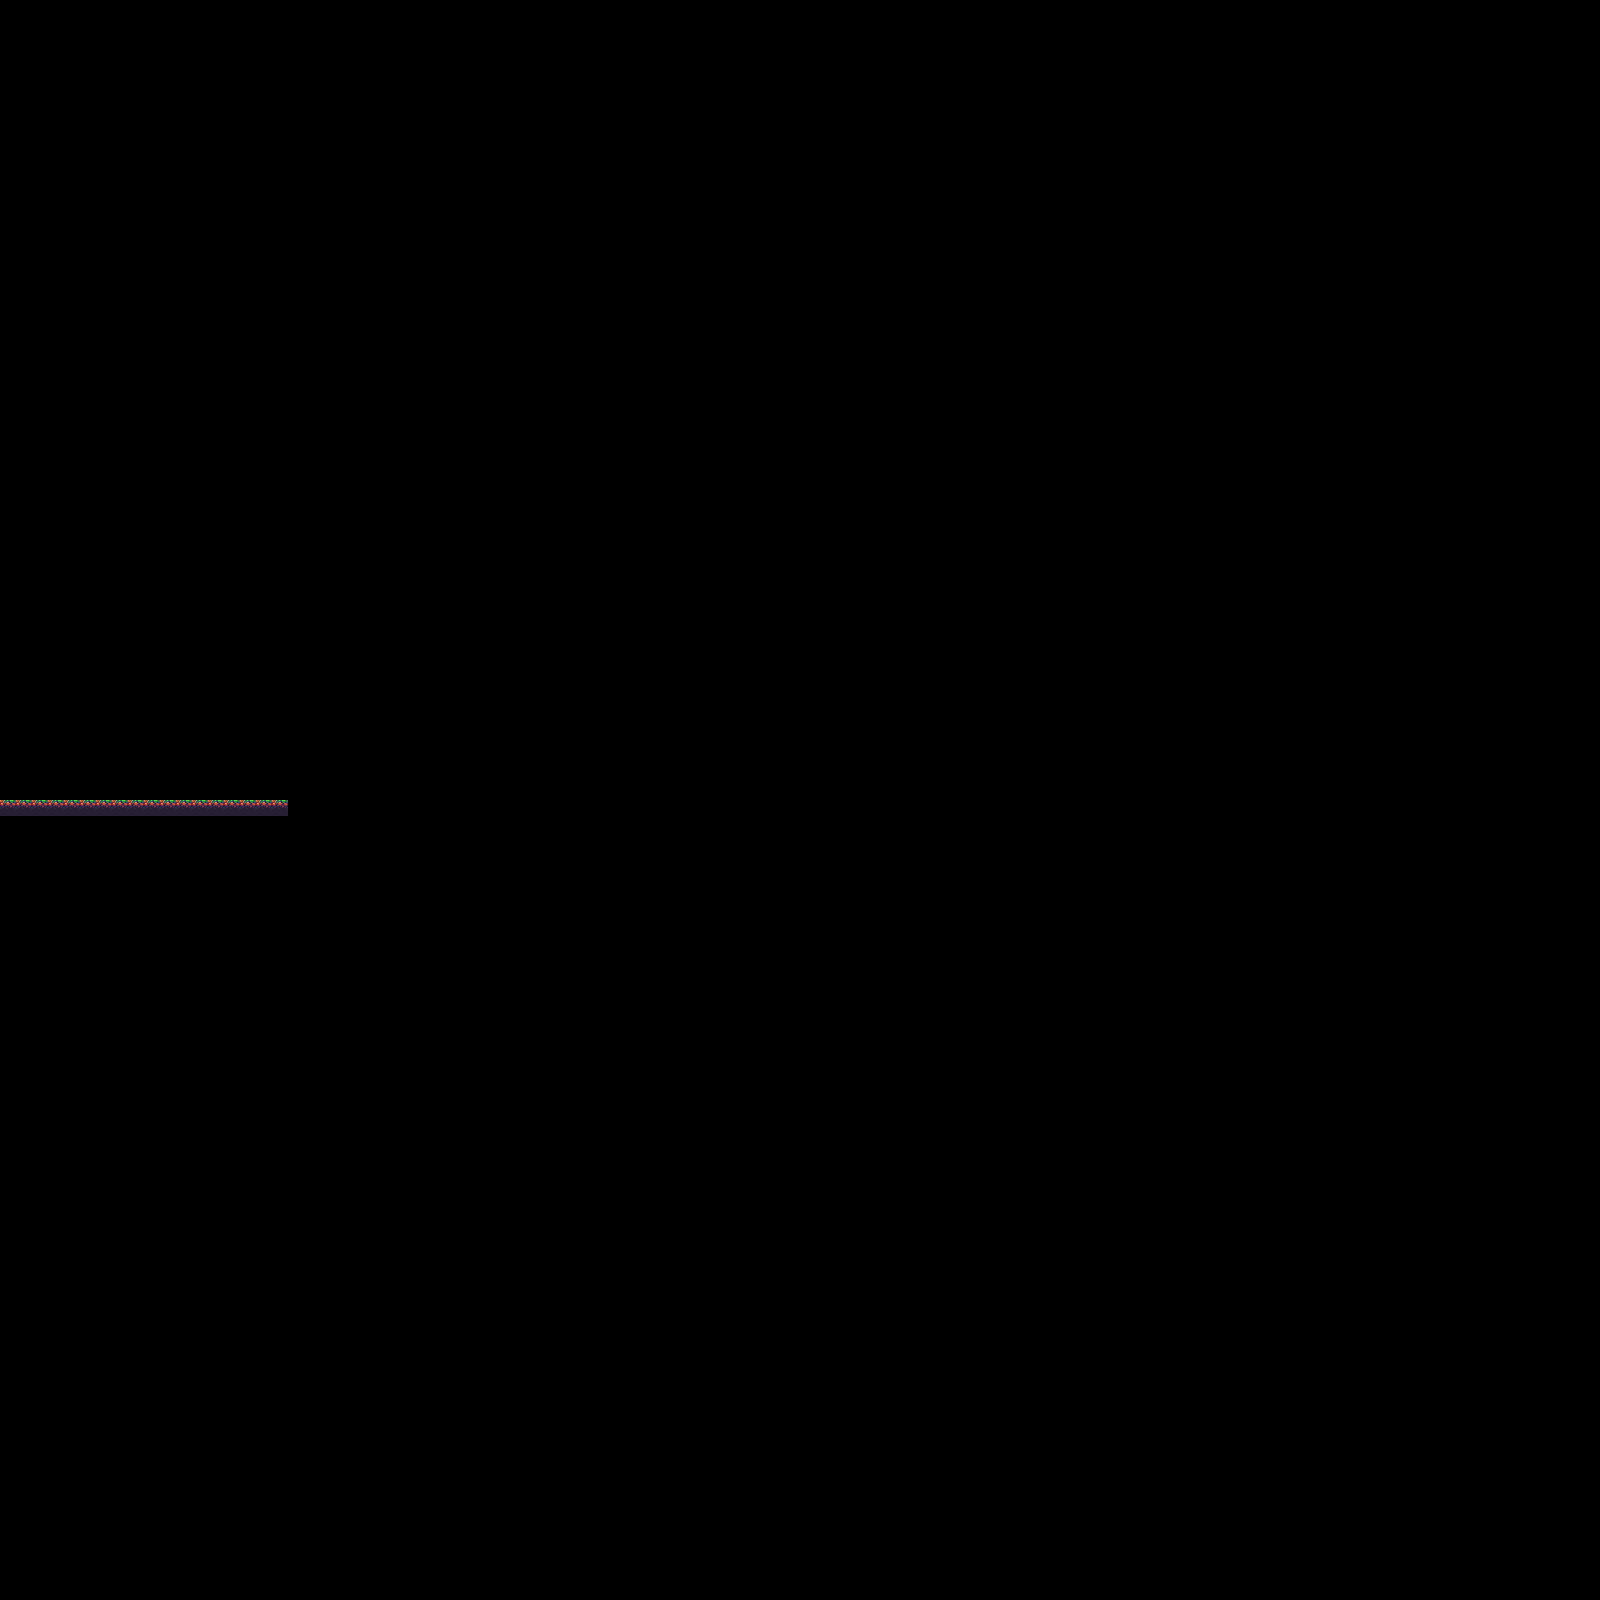

This game map was drawn from its Tiled (.tmx) file and the tilesets committed beside it. A one-line description and the trimmed map source follow:
An orthogonal 100x100 tile map with 16x16 px tiles, 1 tile layer (Tile Layer 1).

<map version="1.0" tiledversion="2017.09.27" orientation="orthogonal" renderorder="right-down" width="100" height="100" tilewidth="16" tileheight="16" infinite="0" nextobjectid="1">
 <tileset firstgid="1" source="ForestTileset.tsx" />
 <layer name="Tile Layer 1" width="100" height="100">
  <data>[10000 cells, 18 non-empty, 1 distinct tile ids]</data>
 </layer>
</map>
